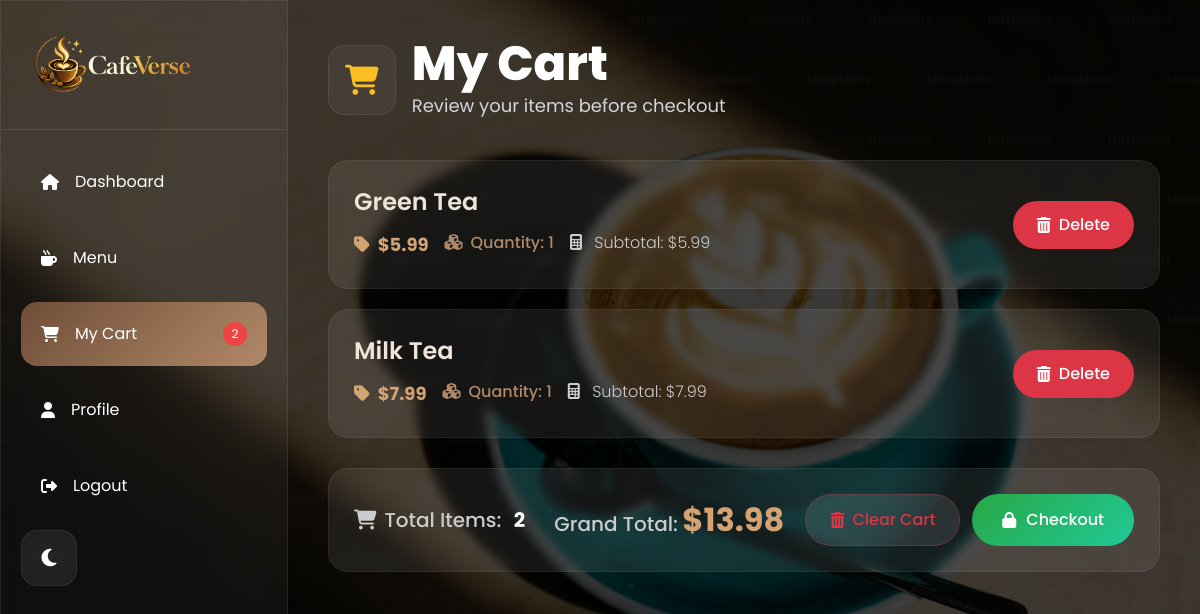
The page /cart (signed in) on the database as committed earlier.
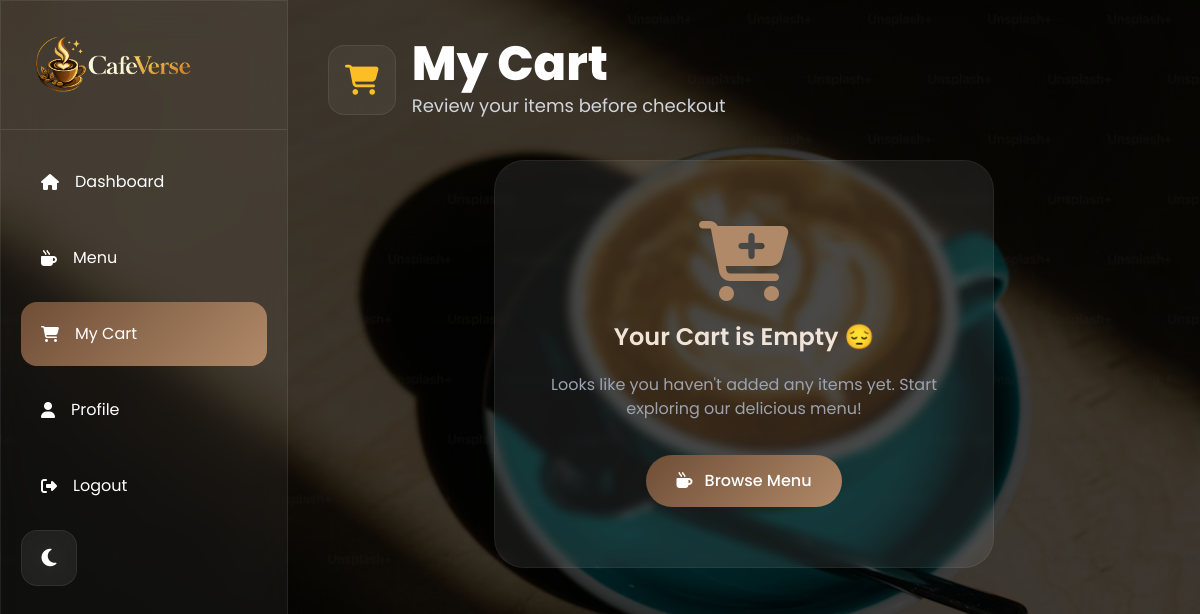
The same page on the database as committed later.
### tables this page shows
CREATE TABLE cart(
    id INTEGER PRIMARY KEY AUTOINCREMENT,
    user_id INTEGER,
    tea_id INTEGER,
    quantity INTEGER DEFAULT 1
);

CREATE TABLE teas(
id INTEGER PRIMARY KEY AUTOINCREMENT,
tea_name TEXT NOT NULL,
price REAL NOT NULL,
description TEXT NOT NULL
, image TEXT);

### app.py (the view)
@app.route('/cart')
def cart():
    if 'user' not in session:
        return redirect('/login')
    conn = sqlite3.connect('tea_house.db')
    cursor = conn.cursor()
    cursor.execute(
        "SELECT id FROM users WHERE name=?",
        (session['user'],)
    )
    user = cursor.fetchone()
    cursor.execute("""
   SELECT cart.id,
       teas.tea_name,
       teas.price,
       cart.quantity
    FROM cart
    JOIN teas
    ON cart.tea_id = teas.id
    WHERE cart.user_id = ?
    """, (user[0],))
    cart_items = cursor.fetchall()
    conn.close()
    return render_template(
        'cart.html',
        cart_items=cart_items
    )

### templates/cart.html (shortened to what the changed rows need)
<!DOCTYPE html>
<html lang="en">
<head>
    <script src="https://cdn.tailwindcss.com"></script>
    <link rel="stylesheet" href="https://cdnjs.cloudflare.com/ajax/libs/font-awesome/6.7.2/css/all.min.css" />
</head>
<body>
    <aside id="sidebar" class="fixed top-0 left-0 w-72 h-screen glass z-50
        transform -translate-x-full lg:translate-x-0
        transition-transform duration-300 ease-in-out
        overflow-y-auto overflow-x-hidden text-white
        flex flex-col">
        <nav class="p-5 space-y-3 pb-20 flex-1">
            <a href="/cart" class="active-menu flex items-center gap-4 p-5 rounded-2xl hover:bg-white/10 duration-300 hover:translate-x-2 transition">
                <i class="fa-solid fa-cart-shopping"></i> My Cart
                {% if cart_items %}
                <span class="ml-auto bg-red-500 text-white text-xs rounded-full w-6 h-6 flex items-center justify-center">
                    {{ cart_items|length }}
                </span>
                {% endif %}
            </a>
        </nav>
    </aside>
    <div class="lg:ml-72 p-6 lg:p-10 transition-all duration-300">
        <div class="max-w-6xl mx-auto">
            <div class="flex items-center gap-4 mb-10">
                <div>
                    <h1 class="text-4xl lg:text-5xl font-extrabold text-white">My Cart</h1>
                </div>
            </div>
            {% if cart_items %}
                <div class="space-y-4">
                    {% for item in cart_items %}
                    <div class="cart-card card-hover">
                        <div class="info flex-1">
                            <h2 class="text-xl lg:text-2xl">{{ item[1] }}</h2>
                            <div class="flex flex-wrap gap-4 mt-2">
                                <p class="price-tag"><i class="fa-solid fa-tag mr-2"></i>${{ "%.2f"|format(item[2]) }}</p>
                                <p class="quantity-tag"><i class="fa-solid fa-cubes mr-2"></i>Quantity: {{ item[3] }}</p>
                                <p class="text-amber-400 font-semibold">
                                    <i class="fa-solid fa-calculator mr-2"></i>
                                    Subtotal: ${{ "%.2f"|format(item[2] * item[3]) }}
                                </p>
                            </div>
                        </div>
                        <a href="/delete_cart/{{ item[0] }}" class="delete-btn">
                            <i class="fa-solid fa-trash-can"></i> Delete
                        </a>
                    </div>
                    {% endfor %}
                </div>
                {% set ns = namespace(total=0) %}
                {% for item in cart_items %}
                    {% set ns.total = ns.total + (item[2] * item[3]) %}
                {% endfor %}
                <div class="cart-summary">
                    <div>
                        <span class="total-label"><i class="fa-solid fa-cart-shopping mr-2"></i>Total Items:</span>
                        <span class="text-white font-bold text-xl ml-2">{{ cart_items|length }}</span>
                    </div>
                    <div>
                        <span class="total-label">Grand Total:</span>
                        <span class="total-amount">${{ "%.2f"|format(ns.total) }}</span>
                    </div>
                    <div class="flex flex-wrap gap-3">
                        <a href="/clear_cart" class="clear-cart-btn">
                            <i class="fa-solid fa-trash-can"></i> Clear Cart
                        </a>
                        <a href="/checkout" class="checkout-btn">
                            <i class="fa-solid fa-lock"></i> Checkout
                        </a>
                    </div>
                </div>
            {% else %}
                <div class="empty-cart">
                    <i class="fa-solid fa-cart-plus empty-icon"></i>
                    <h2 class="text-2xl">Your Cart is Empty 😔</h2>
                    <p class="text-gray-400 mb-6">Looks like you haven't added any items yet. Start exploring our delicious menu!</p>
                    <a href="/menu" class="browse-btn">
                        <i class="fa-solid fa-mug-hot mr-2"></i> Browse Menu
                    </a>
                </div>
            {% endif %}
        </div>
    </div>
</body>
</html>

Rows that differ between the two databases and show on the page:
removed cart: tea_name "Green Tea", quantity "1"
removed teas: price "5.99", item[2]*item[3] "5.99"
no longer on this page (row unchanged): cart: tea_name "Milk Tea", quantity "1"
removed teas: price "7.99", item[2]*item[3] "7.99"
Other text that changed with them:
{{ cart_items|length }}: "2" → (not shown)
{{ "%.2f"|format(ns.total) }}: "13.98" → (not shown)
text no longer shown: "Total Items: Grand Total: $ Clear Cart Checkout"
text now shown: "Your Cart is Empty 😔 Looks like you haven't added any items yet. Start exploring our delicious menu! Browse Menu"
